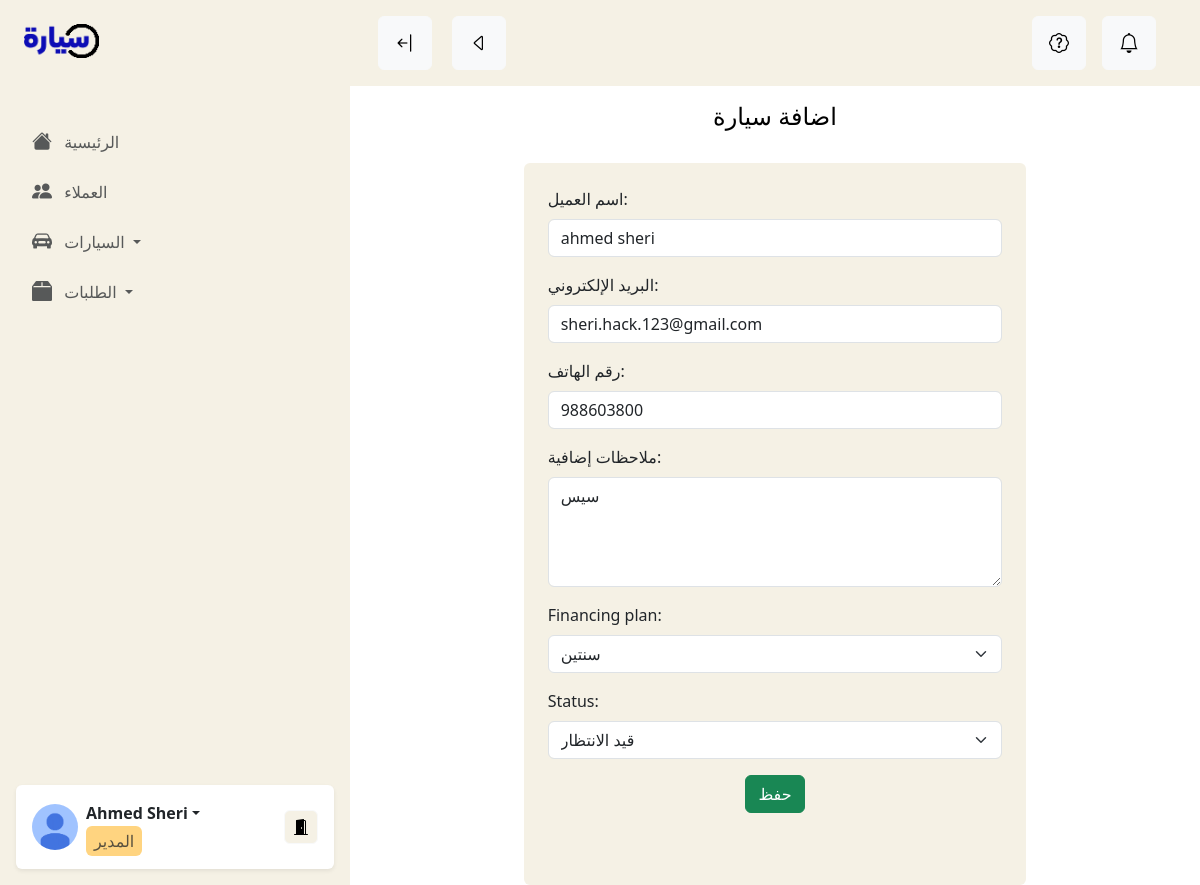
The app's page /en-us/dashboard/view_car_installment_order/14 with its own data.
### customer/models.py (models this page shows, shortened)
class InstallmentRequestModel(models.Model):
    customer_name = models.CharField(max_length=100, verbose_name="اسم العميل", null=True)
    customer_email = models.EmailField(verbose_name="البريد الإلكتروني", null=True)
    customer_phone = models.CharField(max_length=15, verbose_name="رقم الهاتف", null=True)
    car = models.ForeignKey(CarModel, on_delete=models.CASCADE)  # السيارة
    financing_plan = models.ForeignKey(FinancingPlanModel, on_delete=models.CASCADE)  # خطة التمويل
    created_at = models.DateTimeField(auto_now_add=True)  # تاريخ إنشاء الطلب
    status = models.CharField(
        max_length=20,
        choices=[('pending', 'قيد الانتظار'), ('approved', 'مقبول'), ('rejected', 'مرفوض')],
        default='pending',
    )  # حالة الطلب
    notes = models.TextField(null=True, blank=True, verbose_name="ملاحظات إضافية")

### dashboard/views.py (the view)
# urls.py: path("view_car_installment_order/<int:id>", views.view_car_installment_order, name="dashboard_view_car_installment_order"),
def view_car_installment_order(request, id):
    user = request.user
    order = OrderModel.objects.get(id=id)
    buy_car_form = InstallmentRequestForm(instance=order.car_installment_order)
    if request.method == 'POST':
        buy_car_form = InstallmentRequestForm(request.POST, instance=order.car_installment_order)
        if buy_car_form.is_valid():
            buy_car_form.save()
            return redirect('dashboard_view_car_installment_order', id)
    return render(request, 'dashboard/orders/view_car_installment_order.html', {'buy_car_form':buy_car_form})

### dashboard/forms.py
class InstallmentRequestForm(forms.ModelForm):
    class Meta:
        model = InstallmentRequestModel
        fields = [
            'customer_name', 'customer_email', 'customer_phone', 'notes',
            'financing_plan', 'status'
        ]
        widgets = {
            'status': forms.Select(attrs={'class': 'form-control'}),
            'notes': forms.Textarea(attrs={'class': 'form-control', 'rows': 4}),
            'duration_months': forms.NumberInput(attrs={'class': 'form-control'}),
        }

### customer/models.py (called while the page is built)
    def __str__(self):
        return self.name

### templates/dashboard/orders/view_car_installment_order.html (shortened to what this page needs)
{% extends "dashboard_base.html" %}
{% load panel_tags %}
{% load i18n %}
{% block content %}
<div class="container px-4 px-md-5">
  <div class="pricing-header p-3 pb-md-4 mx-auto text-center">
      <h1 class="display-4 fw-normal text-body-emphasis fs-4">اضافة سيارة</h1>
  </div>
  <form class="col-lg-8 mx-auto bg-body-tertiary p-4 rounded needs-validation FormAuto" novalidate id="project_form" method="post" enctype="multipart/form-data">
      {% for field in buy_car_form %}
      {% if field.field.widget.input_type != 'hidden' %}
          {{ field.label_tag }} {{ field }}
      {% else %}
      {{ field }}
      {% endif %}
      {% endfor %}
      <button type="submit" class="mb-5 btn btn-success d-block mx-auto">حفظ</button>
  </form>
</div>
{% endblock content %}

### sayyar/static/css/dashboard/base.css (style rules this page uses)
:root { --light-orange: 255, 212, 128; --light-orange-hover: 200, 212, 128; --bs-tertiary-bg-rgb: 245, 241, 229; }

### records on screen
InstallmentRequestModel: buy_car_form "ahmed sheri" "sheri.hack.123@gmail.com" "988603800" "سيس" "سنتين" "قيد الانتظار"

### other values on screen
{{ field.label_tag }} "اسم العميل:" "البريد الإلكتروني:" "رقم الهاتف:" "ملاحظات إضافية:" "Financing plan:" "Status:"
